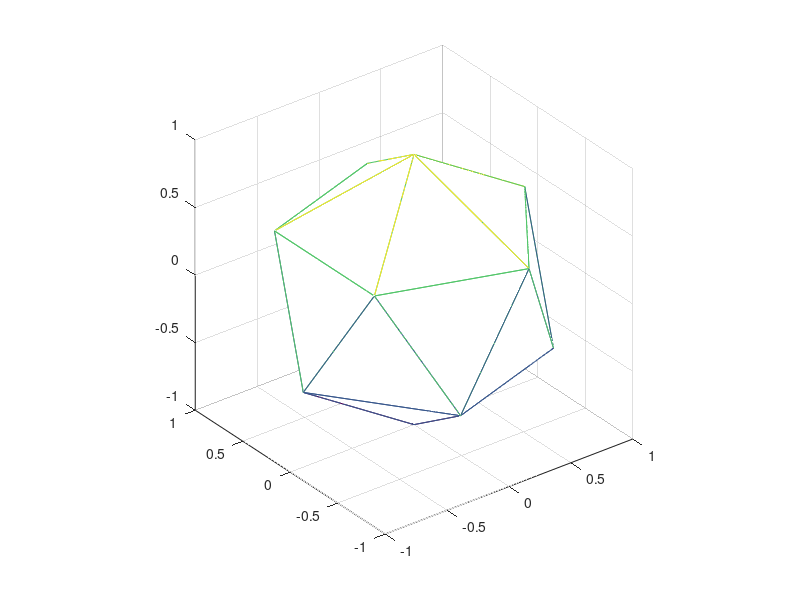

Source code (MATLAB):
%% ##################################################################
% Code to try the tessellation of a sphere
% ###################################################################
clear all;clc
% ===================================================================
maxLevel       = 0;

% ===================================================================
% Create the original icosahedron
% ===================================================================
theta  = 26.56505117707799*pi/180.0;
ctheta = cos(theta);
stheta = sin(theta);

% vertex count
vCount = 0;

% lower vertex
vCount = vCount + 1;
vertex(vCount,:) = [ 0 0 -1 ];

% lower pentagon
phi = pi/5;
for i = 1:5
   vCount           = vCount + 1;
   vertex(vCount,:) = [ ctheta*cos(phi) ctheta*sin(phi) -stheta];
   phi              = phi + 2*pi/5;
end

% upper pentagon
phi = 0;
for i = 1:5
   vCount           = vCount + 1;
   vertex(vCount,:) = [ ctheta*cos(phi) ctheta*sin(phi) +stheta];
   phi              = phi + 2*pi/5;
end

% upper vertex
vCount = vCount + 1;
vertex(vCount,:) = [ 0 0 1 ];

% ===================================================================
% Create a list of triangles IDs and the corresponding node IDs
% Node ID is the index number in vertex array
% ===================================================================
triList = [...
    1  3  2;
    1  4  3;
    1  5  4;
    1  6  5;
    1  2  6;
    2  3  8;
    3  4  9;
    4  5 10;
    5  6 11;
    6  2  7;
    2  8  7;
    3  9  8;
    4 10  9;
    5 11 10;
    6  7 11;
    7  8 12;
    8  9 12;
    9 10 12;
   10 11 12;
   11  7 12
   ];
triListCount = length(triList);
% ===================================================================
% Add another level of triangular subdivision
% ===================================================================
for n = 1:maxLevel

   numTriangle  = length(triList); % number of triangles
   eListCount   = 0;
   eList        = []; % empty edge list (contains the two nodes and the middle node)
   
   triList2     = [];
   triListCount = 0;

   for i = 1:numTriangle
      node1 = triList(i,1);
      node2 = triList(i,2);
      node3 = triList(i,3);

      
      % check if node1 and node2 exist   
      nodes                = [node1 node2];
      [node4,eList,vertex] = FindNodeInEList(nodes,eList,vertex);

      % check if node2 and node3 exist   
      nodes                = [node2 node3];
      [node5,eList,vertex] = FindNodeInEList(nodes,eList,vertex);

      % check if node1 and node3 exist   
      nodes                = [node1 node3];
      [node6,eList,vertex] = FindNodeInEList(nodes,eList,vertex);

      % create the triList array
      triList2(triListCount+1,:) = [node1 node4 node6]; 
      triList2(triListCount+2,:) = [node4 node2 node5];
      triList2(triListCount+3,:) = [node6 node5 node3];
      triList2(triListCount+4,:) = [node6 node4 node5];

      triListCount = triListCount + 4;
      
   end

   triList = triList2;

end
% ===================================================================
% plotting and write to file
% ===================================================================
%close all

figure
trimesh(triList,vertex(:,1),vertex(:,2),vertex(:,3))
axis('square')

lenVertex = length(vertex);
fid = fopen('coordSphere.dat','w+');
fprintf(fid,'%d\n',lenVertex);
for i = 1:lenVertex
   fprintf(fid,'%f %f %f \n',vertex(i,1),vertex(i,2),vertex(i,3));
end
fclose(fid);

fid = fopen('connSphere.dat','w+');
fprintf(fid,'%d\n',triListCount);
for i = 1:triListCount
   fprintf(fid,'%d %d %d \n',triList(i,1),triList(i,2),triList(i,3));
end
fclose(fid);

% ###################################################################
% END OF FILE
% ###################################################################
